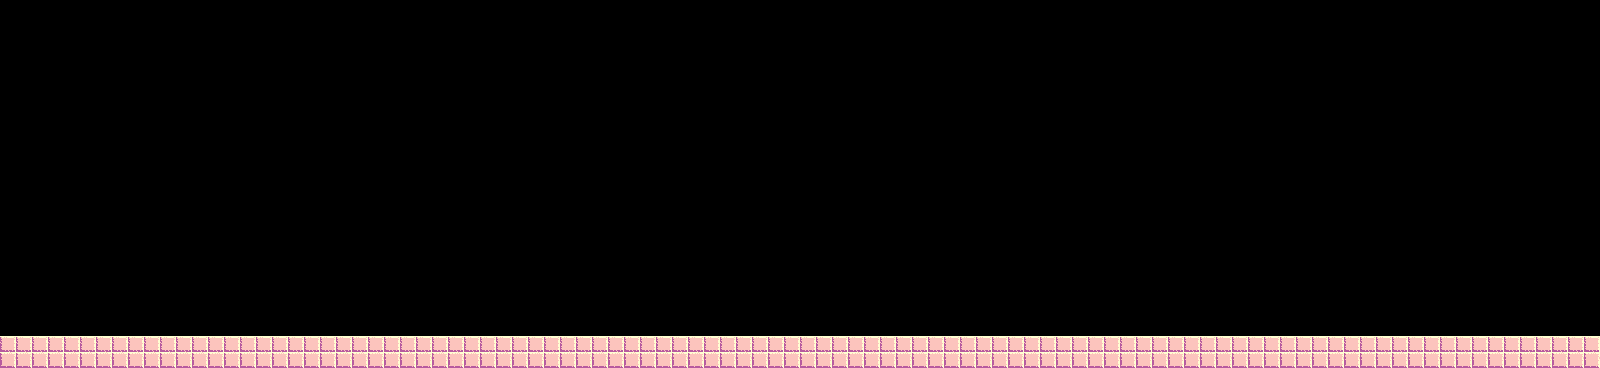

The image is a tile-based game level rendered from a .tmx file. Its description and source (layers, tilesets, objects; grid data summarised) follow:
An orthogonal 100x23 tile map with 16x16 px tiles, 1 tile layer (ground) and 57 objects (56x coin).

<map version="1.10" tiledversion="1.10.2" orientation="orthogonal" renderorder="right-down" width="100" height="23" tilewidth="16" tileheight="16" infinite="0" nextlayerid="5" nextobjectid="66">
 <tileset firstgid="1" name="tiles" tilewidth="16" tileheight="16" tilecount="56" columns="14">
  <image source="../../assets/tiles.png" width="224" height="64" />
 </tileset>
 <layer id="2" name="ground" width="100" height="23">
  <data>[2300 cells, 200 non-empty, 2 distinct tile ids]</data>
 </layer>
 <objectgroup id="3" name="entity">
  <object id="9" name="Coin" type="coin" x="237.333" y="161.333">
   <ellipse />
  </object>
  <object id="11" name="Coin" type="coin" x="256" y="186.667">
   <ellipse />
  </object>
  <object id="12" name="Coin" type="coin" x="278.667" y="210.667">
   <ellipse />
  </object>
  <object id="13" name="Coin" type="coin" x="304" y="174.667">
   <ellipse />
  </object>
  <object id="14" name="Coin" type="coin" x="324" y="148">
   <ellipse />
  </object>
  <object id="15" name="Coin" type="coin" x="278.667" y="236">
   <ellipse />
  </object>
  <object id="16" name="Coin" type="coin" x="280" y="264">
   <ellipse />
  </object>
  <object id="17" name="Coin" type="coin" x="277.333" y="289.333">
   <ellipse />
  </object>
  <object id="18" name="Coin" type="coin" x="440" y="146.667">
   <ellipse />
  </object>
  <object id="19" name="Coin" type="coin" x="398.667" y="180">
   <ellipse />
  </object>
  <object id="20" name="Coin" type="coin" x="384" y="220">
   <ellipse />
  </object>
  <object id="21" name="Coin" type="coin" x="410.667" y="249.333">
   <ellipse />
  </object>
  <object id="22" name="Coin" type="coin" x="450.667" y="262.667">
   <ellipse />
  </object>
  <object id="23" name="Coin" type="coin" x="482.667" y="225.333">
   <ellipse />
  </object>
  <object id="24" name="Coin" type="coin" x="509.333" y="188">
   <ellipse />
  </object>
  <object id="25" name="Coin" type="coin" x="481.333" y="157.333">
   <ellipse />
  </object>
  <object id="26" name="Coin" type="coin" x="609.333" y="180">
   <ellipse />
  </object>
  <object id="27" name="Coin" type="coin" x="605.333" y="162.667">
   <ellipse />
  </object>
  <object id="28" name="Coin" type="coin" x="609.333" y="212">
   <ellipse />
  </object>
  <object id="29" name="Coin" type="coin" x="606.667" y="240">
   <ellipse />
  </object>
  <object id="30" name="Coin" type="coin" x="609.333" y="273.333">
   <ellipse />
  </object>
  <object id="31" name="Coin" type="coin" x="640" y="274.667">
   <ellipse />
  </object>
  <object id="32" name="Coin" type="coin" x="673.333" y="269.333">
   <ellipse />
  </object>
  <object id="33" name="Coin" type="coin" x="682.667" y="233.333">
   <ellipse />
  </object>
  <object id="34" name="Coin" type="coin" x="684" y="182.667">
   <ellipse />
  </object>
  <object id="35" name="Coin" type="coin" x="684" y="145.333">
   <ellipse />
  </object>
  <object id="36" name="Coin" type="coin" x="889.333" y="176">
   <ellipse />
  </object>
  <object id="37" name="Coin" type="coin" x="862.667" y="152">
   <ellipse />
  </object>
  <object id="38" name="Coin" type="coin" x="918.667" y="209.333">
   <ellipse />
  </object>
  <object id="39" name="Coin" type="coin" x="940" y="234.667">
   <ellipse />
  </object>
  <object id="40" name="Coin" type="coin" x="966.667" y="260">
   <ellipse />
  </object>
  <object id="41" name="Coin" type="coin" x="984" y="229.333">
   <ellipse />
  </object>
  <object id="42" name="Coin" type="coin" x="998.667" y="190.667">
   <ellipse />
  </object>
  <object id="43" name="Coin" type="coin" x="1028" y="222.667">
   <ellipse />
  </object>
  <object id="44" name="Coin" type="coin" x="1046.67" y="246.667">
   <ellipse />
  </object>
  <object id="45" name="Coin" type="coin" x="1084" y="220">
   <ellipse />
  </object>
  <object id="46" name="Coin" type="coin" x="1102.67" y="174.667">
   <ellipse />
  </object>
  <object id="47" name="Coin" type="coin" x="1118.67" y="133.333">
   <ellipse />
  </object>
  <object id="48" name="Coin" type="coin" x="1214.67" y="156">
   <ellipse />
  </object>
  <object id="49" name="Coin" type="coin" x="1216" y="178.667">
   <ellipse />
  </object>
  <object id="50" name="Coin" type="coin" x="1217.33" y="196">
   <ellipse />
  </object>
  <object id="51" name="Coin" type="coin" x="1220" y="222.667">
   <ellipse />
  </object>
  <object id="52" name="Coin" type="coin" x="1221.33" y="252">
   <ellipse />
  </object>
  <object id="53" name="Coin" type="coin" x="1338.67" y="136">
   <ellipse />
  </object>
  <object id="54" name="Coin" type="coin" x="1338.67" y="166.667">
   <ellipse />
  </object>
  <object id="55" name="Coin" type="coin" x="1340" y="204">
   <ellipse />
  </object>
  <object id="56" name="Coin" type="coin" x="1341.33" y="226.667">
   <ellipse />
  </object>
  <object id="57" name="Coin" type="coin" x="1342.67" y="254.667">
   <ellipse />
  </object>
  <object id="58" name="Coin" type="coin" x="1372" y="149.333">
   <ellipse />
  </object>
  <object id="59" name="Coin" type="coin" x="1394.67" y="181.333">
   <ellipse />
  </object>
  <object id="60" name="Coin" type="coin" x="1420" y="213.333">
   <ellipse />
  </object>
  <object id="61" name="Coin" type="coin" x="1440" y="244">
   <ellipse />
  </object>
  <object id="62" name="Coin" type="coin" x="1461.33" y="261.333">
   <ellipse />
  </object>
  <object id="63" name="Coin" type="coin" x="1462.67" y="206.667">
   <ellipse />
  </object>
  <object id="64" name="Coin" type="coin" x="1460" y="153.333">
   <ellipse />
  </object>
  <object id="65" name="Coin" type="coin" x="1460" y="116">
   <ellipse />
  </object>
 </objectgroup>
 <objectgroup id="4" name="solid">
  <properties>
   <property name="collidable" type="bool" value="true" />
  </properties>
  <object id="8" x="0.181818" y="336.182" width="1599.21" height="31.6364" />
 </objectgroup>
</map>
